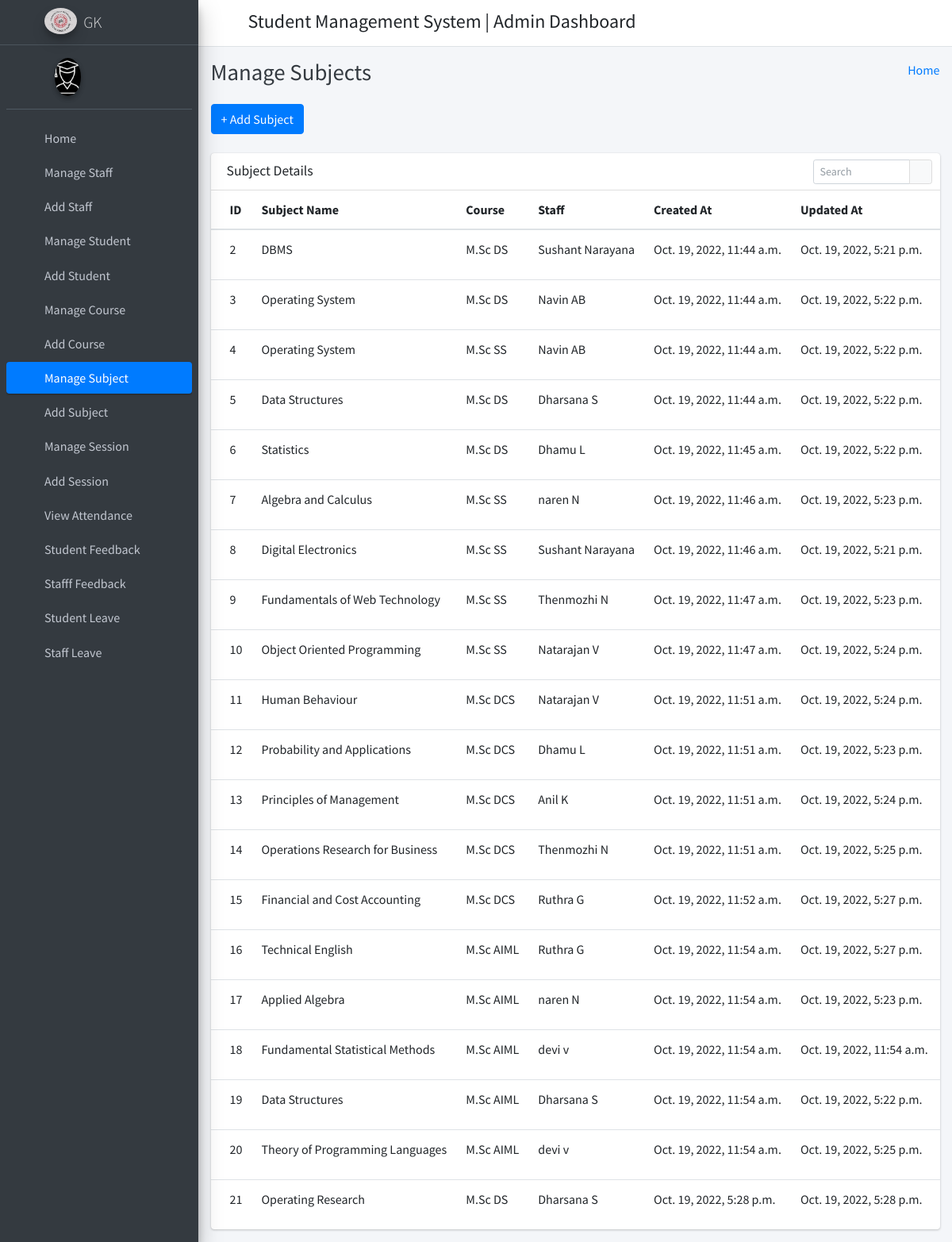
Page /manage_subject/ on the committed database.
### student_management_app/models.py (models this page shows)
class Subjects(models.Model):
    id =models.AutoField(primary_key=True)
    subject_name = models.CharField(max_length=255)
    course_id = models.ForeignKey(Courses, on_delete=models.CASCADE, default=1)
    staff_id = models.ForeignKey(CustomUser, on_delete=models.CASCADE)
    created_at = models.DateTimeField(auto_now_add=True)
    updated_at = models.DateTimeField(auto_now=True)
    objects = models.Manager()

class Courses(models.Model):
    id = models.AutoField(primary_key=True)
    course_name = models.CharField(max_length=255)
    created_at = models.DateTimeField(auto_now_add=True)
    updated_at = models.DateTimeField(auto_now=True)
    objects = models.Manager()

class CustomUser(AbstractUser):
    HOD = '1'
    STAFF = '2'
    STUDENT = '3'
    EMAIL_TO_USER_TYPE_MAP = {
        'hod': HOD,
        'staff': STAFF,
        'student': STUDENT
    }
    user_type_data = ((HOD, "HOD"), (STAFF, "Staff"), (STUDENT, "Student"))
    user_type = models.CharField(default=1, choices=user_type_data, max_length=10)

### student_management_app/HodViews.py (the view)
# urls.py: path('manage_subject/', HodViews.manage_subject, name="manage_subject"),
def manage_subject(request):
    subjects = Subjects.objects.all()
    context = {
        "subjects": subjects
    }
    return render(request, 'hod_template/manage_subject_template.html', context)

### student_management_app/templates/hod_template/manage_subject_template.html (shortened to what this page needs)
{% extends 'hod_template/base_template.html' %}
{% block page_title %}
    Manage Subjects
{% endblock page_title %}
{% block main_content %}
{% load static %}
<section class="content">
        <div class="container-fluid">
            <a class="btn btn-primary" href="{% url 'add_subject' %}" role="button">+ Add Subject</a> <br/>&nbsp;
            <div class="row">
                <div class="col-md-12">
                    <div class="card">
                        <div class="card-header">
                            <h3 class="card-title">Subject Details</h3>
                            <div class="card-tools">
                            <div class="input-group input-group-sm" style="width: 150px;">
                                <input type="text" name="table_search" class="form-control float-right" placeholder="Search">
                                <div class="input-group-append">
                                <button type="submit" class="btn btn-default"><i class="fas fa-search"></i></button>
                                </div>
                            </div>
                            </div>
                        </div>
                        <div class="card-body table-responsive p-0">
                            <table class="table table-hover text-nowrap">
                            <thead>
                                <tr>
                                <th>ID</th>
                                <th>Subject Name</th>
                                <th>Course</th>
                                <th>Staff</th>
                                <th>Created At</th>
                                <th>Updated At</th>
                                <th>Action</th>
                                </tr>
                            </thead>
                            <tbody>
                                {% for subject in subjects %}
                                <tr>
                                <td>{{ subject.id }}</td>
                                <td>{{ subject.subject_name }}</td>
                                <td>{{ subject.course_id.course_name }}</td>
                                <td>{{ subject.staff_id.first_name }} {{ subject.staff_id.last_name }}</td>
                                <td>{{ subject.created_at }}</td>
                                <td>{{ subject.updated_at }}</td>
                                <td>
                                </td>
                                </tr>
                                {% endfor %}
                            </tbody>
                            </table>
                        </div>
                        </div>
                </div>
            </div>
        </div>
      </section>
  {% endblock main_content %}

### rows in the picture
Subjects: id "2", subject_name "DBMS", course_id.course_name "M.Sc DS", staff_id.first_name "Sushant", staff_id.last_name "Narayana", created_at "Oct. 19, 2022, 11:44 a.m.", updated_at "Oct. 19, 2022, 5:21 p.m."
Subjects: id "3", subject_name "Operating System", course_id.course_name "M.Sc DS", staff_id.first_name "Navin", staff_id.last_name "AB", created_at "Oct. 19, 2022, 11:44 a.m.", updated_at "Oct. 19, 2022, 5:22 p.m."
Subjects: id "4", subject_name "Operating System", course_id.course_name "M.Sc SS", staff_id.first_name "Navin", staff_id.last_name "AB", created_at "Oct. 19, 2022, 11:44 a.m.", updated_at "Oct. 19, 2022, 5:22 p.m."
Subjects: id "5", subject_name "Data Structures", course_id.course_name "M.Sc DS", staff_id.first_name "Dharsana", staff_id.last_name "S", created_at "Oct. 19, 2022, 11:44 a.m.", updated_at "Oct. 19, 2022, 5:22 p.m."
Subjects: id "6", subject_name "Statistics", course_id.course_name "M.Sc DS", staff_id.first_name "Dhamu", staff_id.last_name "L", created_at "Oct. 19, 2022, 11:45 a.m.", updated_at "Oct. 19, 2022, 5:22 p.m."
Subjects: id "7", subject_name "Algebra and Calculus", course_id.course_name "M.Sc SS", staff_id.first_name "naren", staff_id.last_name "N", created_at "Oct. 19, 2022, 11:46 a.m.", updated_at "Oct. 19, 2022, 5:23 p.m."
Subjects: id "8", subject_name "Digital Electronics", course_id.course_name "M.Sc SS", staff_id.first_name "Sushant", staff_id.last_name "Narayana", created_at "Oct. 19, 2022, 11:46 a.m.", updated_at "Oct. 19, 2022, 5:21 p.m."
Subjects: id "9", subject_name "Fundamentals of Web Technology", course_id.course_name "M.Sc SS", staff_id.first_name "Thenmozhi", staff_id.last_name "N", created_at "Oct. 19, 2022, 11:47 a.m.", updated_at "Oct. 19, 2022, 5:23 p.m."
Subjects: id "10", subject_name "Object Oriented Programming", course_id.course_name "M.Sc SS", staff_id.first_name "Natarajan", staff_id.last_name "V", created_at "Oct. 19, 2022, 11:47 a.m.", updated_at "Oct. 19, 2022, 5:24 p.m."
Subjects: id "11", subject_name "Human Behaviour", course_id.course_name "M.Sc DCS", staff_id.first_name "Natarajan", staff_id.last_name "V", created_at "Oct. 19, 2022, 11:51 a.m.", updated_at "Oct. 19, 2022, 5:24 p.m."
Subjects: id "12", subject_name "Probability and Applications", course_id.course_name "M.Sc DCS", staff_id.first_name "Dhamu", staff_id.last_name "L", created_at "Oct. 19, 2022, 11:51 a.m.", updated_at "Oct. 19, 2022, 5:23 p.m."
Subjects: id "13", subject_name "Principles of Management", course_id.course_name "M.Sc DCS", staff_id.first_name "Anil", staff_id.last_name "K", created_at "Oct. 19, 2022, 11:51 a.m.", updated_at "Oct. 19, 2022, 5:24 p.m."
Subjects: id "14", subject_name "Operations Research for Business", course_id.course_name "M.Sc DCS", staff_id.first_name "Thenmozhi", staff_id.last_name "N", created_at "Oct. 19, 2022, 11:51 a.m.", updated_at "Oct. 19, 2022, 5:25 p.m."
Subjects: id "15", subject_name "Financial and Cost Accounting", course_id.course_name "M.Sc DCS", staff_id.first_name "Ruthra", staff_id.last_name "G", created_at "Oct. 19, 2022, 11:52 a.m.", updated_at "Oct. 19, 2022, 5:27 p.m."
Subjects: id "16", subject_name "Technical English", course_id.course_name "M.Sc AIML", staff_id.first_name "Ruthra", staff_id.last_name "G", created_at "Oct. 19, 2022, 11:54 a.m.", updated_at "Oct. 19, 2022, 5:27 p.m."
Subjects: id "17", subject_name "Applied Algebra", course_id.course_name "M.Sc AIML", staff_id.first_name "naren", staff_id.last_name "N", created_at "Oct. 19, 2022, 11:54 a.m.", updated_at "Oct. 19, 2022, 5:23 p.m."
Subjects: id "18", subject_name "Fundamental Statistical Methods", course_id.course_name "M.Sc AIML", staff_id.first_name "devi", staff_id.last_name "v", created_at "Oct. 19, 2022, 11:54 a.m.", updated_at "Oct. 19, 2022, 11:54 a.m."
Subjects: id "19", subject_name "Data Structures", course_id.course_name "M.Sc AIML", staff_id.first_name "Dharsana", staff_id.last_name "S", created_at "Oct. 19, 2022, 11:54 a.m.", updated_at "Oct. 19, 2022, 5:22 p.m."
Subjects: id "20", subject_name "Theory of Programming Languages", course_id.course_name "M.Sc AIML", staff_id.first_name "devi", staff_id.last_name "v", created_at "Oct. 19, 2022, 11:54 a.m.", updated_at "Oct. 19, 2022, 5:25 p.m."
Subjects: id "21", subject_name "Operating Research", course_id.course_name "M.Sc DS", staff_id.first_name "Dharsana", staff_id.last_name "S", created_at "Oct. 19, 2022, 5:28 p.m.", updated_at "Oct. 19, 2022, 5:28 p.m."
